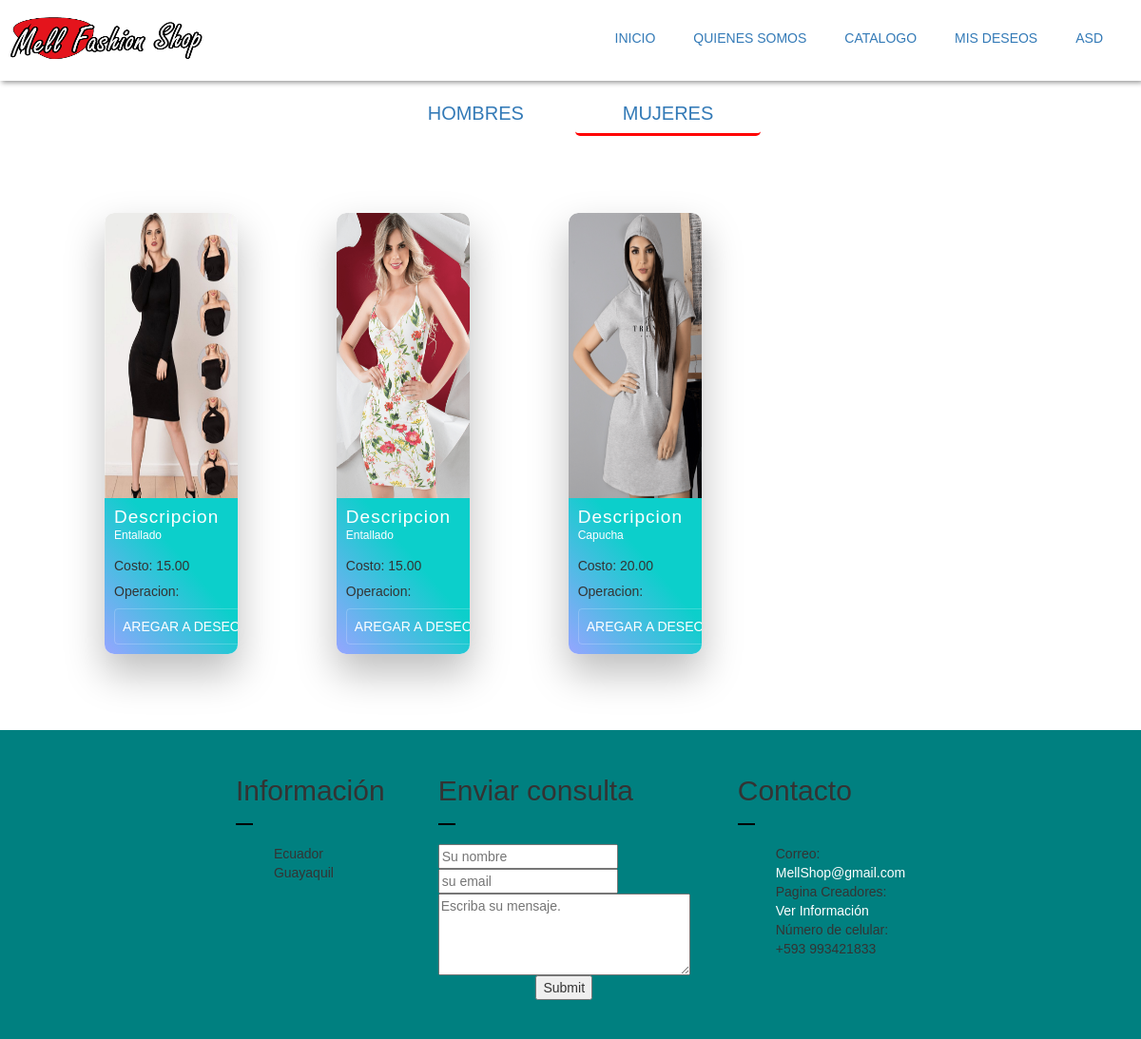
The page /index.php?c=User&a=showAllArticulosM (signed in) on the database its author committed.
### tables this page shows
CREATE TABLE `articulo` (
  `id_articulo` int(10) NOT NULL,
  `imagen` varchar(500) NOT NULL,
  `descripcion` varchar(500) NOT NULL,
  `costo` decimal(5,2) NOT NULL
);

### controller/User/UserController.php (called while the page is built, shortened)
<?php
    require_once 'model/DAO/ArticuloDAO.php';
    class UserController{
        private $art;
        public function __construct(){
            $this->art = new ArticuloDAO();
        }
        public function showAllArticulosM(){
            $res = $this->art->getAllArticuloM();
            require_once "views/dynamic/categoryM.php";
        }
    }
?>

### controller/RedirecController.php (called while the page is built, shortened)
<?php
    class RedirecController{
        public function router(){
            $action = (isset($_REQUEST['a'])) ? $_REQUEST['a']: 'index';
            $controller = new $controller;
            $controller->$action();
        }
    }
?>

### index.php (called while the page is built)
<?php
    require_once './controller/RedirecController.php';
    $ruter = new RedirecController();
    $ruter->router();
?>

### model/Connection.php (called while the page is built, shortened)
<?php
class Connection{
    private static $connection = null;
    public static function getConnection(){
        try{
            if(!isset(self::$connection)){
                self::$connection=new PDO("mysql:host=" . SERVIDORBD . "; port= ".PUERTO."; dbname=".NOMBREBD.";",USUARIO,PASSWORD);
                self::$connection->setAttribute(PDO::ATTR_ERRMODE,PDO::ERRMODE_EXCEPTION);
                self::$connection->exec("set character set utf8");
            }
        }catch(Exception $e){
        }
        return self::$connection;
    }
}
?>

### model/DAO/ArticuloDAO.php (called while the page is built, shortened)
<?php
    require_once 'model/Connection.php';
    class ArticuloDAO{
        private $con;
        public function __construct(){
            try{
                $this->con = Connection::getConnection();
            }catch(Exception $e){
                echo $e->getMessage();
            }
        }
        public function  getAllArticuloM(){
            $sql = "SELECT a.id_articulo,a.imagen,a.descripcion,a.costo,art.id_tipo,ag.id_genero FROM articulo a, articulo_tipo art, articulo_genero ag WHERE a.id_articulo=art.id_articulo AND a.id_articulo=ag.id_articulo and ag.id_genero=2";
            try{
                $stm = $this->con->prepare($sql);
                $stm->execute();
                return $stm->fetchAll(PDO::FETCH_ASSOC);
            }catch(PDOException $e){
                echo $e->getMessage();
            }
        }
    }
?>

### views/dynamic/categoryM.php (the view, shortened to what this page needs)
<!DOCTYPE html>
<html lang="en">
<head>
</head>
<body >
<div class="main2">
  <div class="nav-menuc">
    <nav>
    <a href="index.php?c=User&a=showAllArticulosH" >HOMBRES</a>
    <a href="index.php?c=User&a=showAllArticulosM" style="border-bottom:3px red solid;">MUJERES</a>
    </nav>
  </div>
  <ul class="cards">
   <?php foreach($res as $r):?>
    <li class="cards_item">
      <div class="card">
        <div class="card_image"><img width="100%" src='<?php echo $r["imagen"];?>'></div>
        <div class="card_content">
          <h2 class="card_title">Descripcion</h2>
          <p class="card_text"><?php echo $r['descripcion'];?>
          <p>Costo: <?php  echo $r['costo'];?></p></p>
          <h5 >Operacion:</h3>
          <?php
          if(!empty($_SESSION)){
              if(isset($_SESSION['A'])){
                echo "<button id='Eliminar' class='btn card_btn' name='subject' type='submit' value='".$r['id_articulo']." ".$r['id_genero']." ".$r['id_tipo']."'>Eliminar</button>";
                echo "<button id='Actualizar' class='btn card_btn' name='subject' type='submit' value='".$r['id_articulo']." ".$r['id_genero']." ".$r['id_tipo']."'>Actualizar</button>";
              }elseif(isset($_SESSION['C'])){
                echo "<button id='Agregar'  class='btn card_btn'  value='".$r['id_articulo']." ".$_SESSION['C']." ".$r['id_tipo']."'>Aregar a Deseos</button>";
              }
          }
          ?>
        </div>
      </div>
    </li>
  <?php
endforeach;?>
    </ul>
</div>
</body>
</html>

### assets/css/cat.css (style rules this page uses)
@media (min-width: 780px) { .card { box-shadow: 0 4px 8px 0 rgba(0,0,0,0.2); transition: 0.3s; width: 150px; margin: 20px; padding: 0; border-radius: 10px; } }
@media (min-width: 780px) { img { border-radius: 10px 10px 0 0; } }

### assets/css/login.css (style rules this page uses)
body { margin: 0; padding: 0; font-family: sans-serif; background-size: cover; }

### assets/css/style.css (style rules this page uses)
@media (min-width: 780px) { .card { box-shadow: 0 4px 8px 0 rgba(0,0,0,0.2); transition: 0.3s; width: 40%; border-radius: 5px; } }

### assets/css/card.css (style rules this page uses)
*, *::before, *::after { box-sizing: border-box; }
html { background-color: #ecf9ff; }
.main2 { max-width: 100%; margin: 0 auto; }
img { height: 300px; max-width: 100%; vertical-align: initial; }
.btn { color: #ffffff; padding: 0.8rem; font-size: 14px; text-transform: uppercase; border-radius: 4px; font-weight: 400; display: inline-block; width: auto; cursor: pointer; border: 1px solid rgba(255, 255, 255, 0.2); background: transparent; }
.cards { display: inline-block; }
.cards_item { display: inline-block; padding: 1.5rem; }
@media (min-width: 40rem) { .cards_item { width: 80%; } }
@media (min-width: 56rem) { .cards_item { padding: 40px; margin: 10px; width: 22.3333%; } }
.card { background-color: white; border-radius: 0.15rem; box-shadow: 0 20px 40px 1px rgba(0, 0, 0, 0.25); display: inline-block; border-radius: 10px; overflow: hidden; width: 100%; }
.card_content { padding: 1rem; background: linear-gradient(to bottom left, rgb(12, 207, 203) 40%, rgb(150, 165, 255) 100%); }
.card_title { color: #ffffff; font-size: 1.9rem; font-weight: 400; letter-spacing: 1px; text-transform: capitalize; margin: 0px; }
.card_text { color: #ffffff; font-size: 1.2rem; line-height: 1.5; margin-bottom: 1.25rem; font-weight: 400; }

### views/dynamic/categoryM.php (style rules this page uses)
a { text-decoration: none; }
li { list-style: none; }
.nav-menuc { padding:20px; }
nav { text-align: center; }
nav>a { height: 40px; padding:10px 50px; width:15%; font-size:20px; border-radius:5px; }

### rows shown on the page
articulo: imagen (picture), descripcion "Entallado", costo "15.00", $r['id_articulo'] 14 (drawn)
articulo: imagen (picture), descripcion "Entallado", costo "15.00", $r['id_articulo'] 16 (drawn)
articulo: imagen (picture), descripcion "Capucha", costo "20.00", $r['id_articulo'] 17 (drawn)

### other values the page prints
$_SESSION['C'] "ASD"
